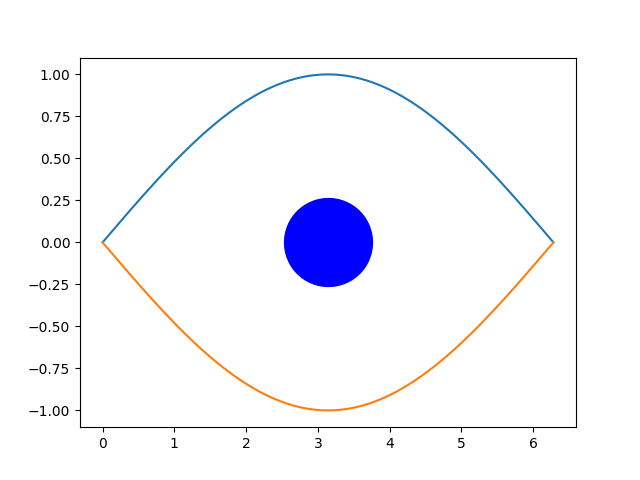

Generate this figure with Python:
import matplotlib.pyplot as plt
import numpy as np

domain = np.linspace(0,2*np.pi,500)

ls_fun = [
    lambda x: np.sin(  x/2        ),
    lambda x: np.cos( (x+np.pi)/2 ),
]

for f in ls_fun:
    image = np.vectorize(f)(domain)
    plt.plot(domain, image)

plt.scatter(domain.max()/2, 0, color='blue', marker='o', s=4000)

plt.savefig('graph.png')
plt.savefig('graph.svg', format='svg')

svg_string = open('graph.svg','r').read() 
svg_string = svg_string.replace('<metadata'+svg_string.split('metadata')[1]+'metadata>','') 
open('graph.svg','+w').write(svg_string) 